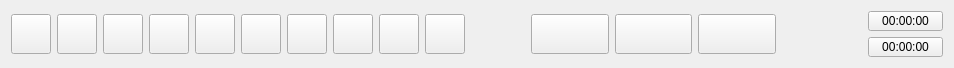
<?xml version="1.0" encoding="UTF-8"?>
<ui version="4.0">
 <class>MediaControlWidget</class>
 <widget class="QWidget" name="MediaControlWidget">
  <property name="geometry">
   <rect>
    <x>0</x>
    <y>0</y>
    <width>954</width>
    <height>66</height>
   </rect>
  </property>
  <property name="windowTitle">
   <string>Form</string>
  </property>
  <layout class="QHBoxLayout" name="horizontalLayout">
   <item>
    <widget class="QPushButton" name="playButton">
     <property name="enabled">
      <bool>true</bool>
     </property>
     <property name="sizePolicy">
      <sizepolicy hsizetype="Expanding" vsizetype="Fixed">
       <horstretch>1</horstretch>
       <verstretch>1</verstretch>
      </sizepolicy>
     </property>
     <property name="minimumSize">
      <size>
       <width>40</width>
       <height>40</height>
      </size>
     </property>
     <property name="maximumSize">
      <size>
       <width>40</width>
       <height>40</height>
      </size>
     </property>
     <property name="baseSize">
      <size>
       <width>40</width>
       <height>40</height>
      </size>
     </property>
     <property name="text">
      <string/>
     </property>
     <property name="icon">
      <iconset resource="../resources2.qrc">
       <normaloff>:/resources/icons/multimedia_play.svg</normaloff>:/resources/icons/multimedia_play.svg</iconset>
     </property>
     <property name="iconSize">
      <size>
       <width>24</width>
       <height>24</height>
      </size>
     </property>
    </widget>
   </item>
   <item>
    <widget class="QPushButton" name="stopButton">
     <property name="sizePolicy">
      <sizepolicy hsizetype="Expanding" vsizetype="Fixed">
       <horstretch>1</horstretch>
       <verstretch>1</verstretch>
      </sizepolicy>
     </property>
     <property name="minimumSize">
      <size>
       <width>40</width>
       <height>40</height>
      </size>
     </property>
     <property name="maximumSize">
      <size>
       <width>40</width>
       <height>40</height>
      </size>
     </property>
     <property name="baseSize">
      <size>
       <width>40</width>
       <height>40</height>
      </size>
     </property>
     <property name="text">
      <string/>
     </property>
     <property name="icon">
      <iconset resource="../resources2.qrc">
       <normaloff>:/resources/icons/multimedia_stop.svg</normaloff>:/resources/icons/multimedia_stop.svg</iconset>
     </property>
     <property name="iconSize">
      <size>
       <width>24</width>
       <height>24</height>
      </size>
     </property>
    </widget>
   </item>
   <item>
    <widget class="QPushButton" name="stepbackButton">
     <property name="sizePolicy">
      <sizepolicy hsizetype="Expanding" vsizetype="Fixed">
       <horstretch>1</horstretch>
       <verstretch>1</verstretch>
      </sizepolicy>
     </property>
     <property name="minimumSize">
      <size>
       <width>40</width>
       <height>40</height>
      </size>
     </property>
     <property name="maximumSize">
      <size>
       <width>40</width>
       <height>40</height>
      </size>
     </property>
     <property name="baseSize">
      <size>
       <width>40</width>
       <height>40</height>
      </size>
     </property>
     <property name="text">
      <string/>
     </property>
     <property name="icon">
      <iconset resource="../resources2.qrc">
       <normaloff>:/resources/icons/multimedia_left.svg</normaloff>:/resources/icons/multimedia_left.svg</iconset>
     </property>
     <property name="iconSize">
      <size>
       <width>24</width>
       <height>24</height>
      </size>
     </property>
    </widget>
   </item>
   <item>
    <widget class="QPushButton" name="stepfwdButton">
     <property name="sizePolicy">
      <sizepolicy hsizetype="Expanding" vsizetype="Fixed">
       <horstretch>1</horstretch>
       <verstretch>1</verstretch>
      </sizepolicy>
     </property>
     <property name="minimumSize">
      <size>
       <width>40</width>
       <height>40</height>
      </size>
     </property>
     <property name="maximumSize">
      <size>
       <width>40</width>
       <height>40</height>
      </size>
     </property>
     <property name="baseSize">
      <size>
       <width>40</width>
       <height>40</height>
      </size>
     </property>
     <property name="text">
      <string/>
     </property>
     <property name="icon">
      <iconset resource="../resources2.qrc">
       <normaloff>:/resources/icons/multimedia_right.svg</normaloff>:/resources/icons/multimedia_right.svg</iconset>
     </property>
     <property name="iconSize">
      <size>
       <width>24</width>
       <height>24</height>
      </size>
     </property>
    </widget>
   </item>
   <item>
    <widget class="QPushButton" name="rewindButton">
     <property name="sizePolicy">
      <sizepolicy hsizetype="Expanding" vsizetype="Fixed">
       <horstretch>1</horstretch>
       <verstretch>1</verstretch>
      </sizepolicy>
     </property>
     <property name="minimumSize">
      <size>
       <width>40</width>
       <height>40</height>
      </size>
     </property>
     <property name="maximumSize">
      <size>
       <width>40</width>
       <height>40</height>
      </size>
     </property>
     <property name="baseSize">
      <size>
       <width>40</width>
       <height>40</height>
      </size>
     </property>
     <property name="text">
      <string/>
     </property>
     <property name="icon">
      <iconset resource="../resources2.qrc">
       <normaloff>:/resources/icons/multimedia_rewind.svg</normaloff>:/resources/icons/multimedia_rewind.svg</iconset>
     </property>
     <property name="iconSize">
      <size>
       <width>24</width>
       <height>24</height>
      </size>
     </property>
    </widget>
   </item>
   <item>
    <widget class="QPushButton" name="fastfwdButton">
     <property name="sizePolicy">
      <sizepolicy hsizetype="Expanding" vsizetype="Fixed">
       <horstretch>1</horstretch>
       <verstretch>1</verstretch>
      </sizepolicy>
     </property>
     <property name="minimumSize">
      <size>
       <width>40</width>
       <height>40</height>
      </size>
     </property>
     <property name="maximumSize">
      <size>
       <width>40</width>
       <height>40</height>
      </size>
     </property>
     <property name="baseSize">
      <size>
       <width>40</width>
       <height>40</height>
      </size>
     </property>
     <property name="text">
      <string/>
     </property>
     <property name="icon">
      <iconset resource="../resources2.qrc">
       <normaloff>:/resources/icons/multimedia_fastfwd.svg</normaloff>:/resources/icons/multimedia_fastfwd.svg</iconset>
     </property>
     <property name="iconSize">
      <size>
       <width>24</width>
       <height>24</height>
      </size>
     </property>
    </widget>
   </item>
   <item>
    <widget class="QPushButton" name="goto_beginingButton">
     <property name="sizePolicy">
      <sizepolicy hsizetype="Expanding" vsizetype="Fixed">
       <horstretch>1</horstretch>
       <verstretch>1</verstretch>
      </sizepolicy>
     </property>
     <property name="minimumSize">
      <size>
       <width>40</width>
       <height>40</height>
      </size>
     </property>
     <property name="maximumSize">
      <size>
       <width>40</width>
       <height>40</height>
      </size>
     </property>
     <property name="baseSize">
      <size>
       <width>40</width>
       <height>40</height>
      </size>
     </property>
     <property name="text">
      <string/>
     </property>
     <property name="icon">
      <iconset resource="../resources2.qrc">
       <normaloff>:/resources/icons/multimedia_begining.svg</normaloff>:/resources/icons/multimedia_begining.svg</iconset>
     </property>
     <property name="iconSize">
      <size>
       <width>24</width>
       <height>24</height>
      </size>
     </property>
    </widget>
   </item>
   <item>
    <widget class="QPushButton" name="goto_endButton">
     <property name="sizePolicy">
      <sizepolicy hsizetype="Expanding" vsizetype="Fixed">
       <horstretch>1</horstretch>
       <verstretch>1</verstretch>
      </sizepolicy>
     </property>
     <property name="minimumSize">
      <size>
       <width>40</width>
       <height>40</height>
      </size>
     </property>
     <property name="maximumSize">
      <size>
       <width>40</width>
       <height>40</height>
      </size>
     </property>
     <property name="baseSize">
      <size>
       <width>40</width>
       <height>40</height>
      </size>
     </property>
     <property name="text">
      <string/>
     </property>
     <property name="icon">
      <iconset resource="../resources2.qrc">
       <normaloff>:/resources/icons/multimedia_end.svg</normaloff>:/resources/icons/multimedia_end.svg</iconset>
     </property>
     <property name="iconSize">
      <size>
       <width>24</width>
       <height>24</height>
      </size>
     </property>
    </widget>
   </item>
   <item>
    <widget class="QPushButton" name="startmarkerButton">
     <property name="sizePolicy">
      <sizepolicy hsizetype="Expanding" vsizetype="Fixed">
       <horstretch>1</horstretch>
       <verstretch>1</verstretch>
      </sizepolicy>
     </property>
     <property name="minimumSize">
      <size>
       <width>40</width>
       <height>40</height>
      </size>
     </property>
     <property name="maximumSize">
      <size>
       <width>40</width>
       <height>40</height>
      </size>
     </property>
     <property name="baseSize">
      <size>
       <width>40</width>
       <height>40</height>
      </size>
     </property>
     <property name="text">
      <string/>
     </property>
     <property name="icon">
      <iconset resource="../resources2.qrc">
       <normaloff>:/resources/icons/multimedia_leftmarker.svg</normaloff>:/resources/icons/multimedia_leftmarker.svg</iconset>
     </property>
     <property name="iconSize">
      <size>
       <width>24</width>
       <height>24</height>
      </size>
     </property>
    </widget>
   </item>
   <item>
    <widget class="QPushButton" name="endmarkerButton">
     <property name="enabled">
      <bool>true</bool>
     </property>
     <property name="sizePolicy">
      <sizepolicy hsizetype="Expanding" vsizetype="Fixed">
       <horstretch>1</horstretch>
       <verstretch>1</verstretch>
      </sizepolicy>
     </property>
     <property name="minimumSize">
      <size>
       <width>40</width>
       <height>40</height>
      </size>
     </property>
     <property name="maximumSize">
      <size>
       <width>40</width>
       <height>40</height>
      </size>
     </property>
     <property name="baseSize">
      <size>
       <width>40</width>
       <height>40</height>
      </size>
     </property>
     <property name="text">
      <string/>
     </property>
     <property name="icon">
      <iconset resource="../resources2.qrc">
       <normaloff>:/resources/icons/multimedia_rightmarker.svg</normaloff>:/resources/icons/multimedia_rightmarker.svg</iconset>
     </property>
     <property name="iconSize">
      <size>
       <width>24</width>
       <height>24</height>
      </size>
     </property>
    </widget>
   </item>
   <item>
    <spacer name="horizontalSpacer_1">
     <property name="orientation">
      <enum>Qt::Horizontal</enum>
     </property>
     <property name="sizeType">
      <enum>QSizePolicy::Fixed</enum>
     </property>
     <property name="sizeHint" stdset="0">
      <size>
       <width>60</width>
       <height>20</height>
      </size>
     </property>
    </spacer>
   </item>
   <item>
    <widget class="QPushButton" name="cropButton">
     <property name="sizePolicy">
      <sizepolicy hsizetype="Expanding" vsizetype="Fixed">
       <horstretch>0</horstretch>
       <verstretch>0</verstretch>
      </sizepolicy>
     </property>
     <property name="minimumSize">
      <size>
       <width>40</width>
       <height>40</height>
      </size>
     </property>
     <property name="maximumSize">
      <size>
       <width>16777215</width>
       <height>40</height>
      </size>
     </property>
     <property name="text">
      <string/>
     </property>
     <property name="icon">
      <iconset resource="../resources2.qrc">
       <normaloff>:/resources/icons/crop.svg</normaloff>:/resources/icons/crop.svg</iconset>
     </property>
     <property name="iconSize">
      <size>
       <width>18</width>
       <height>18</height>
      </size>
     </property>
    </widget>
   </item>
   <item>
    <widget class="QPushButton" name="videocropButton">
     <property name="sizePolicy">
      <sizepolicy hsizetype="Expanding" vsizetype="Fixed">
       <horstretch>0</horstretch>
       <verstretch>0</verstretch>
      </sizepolicy>
     </property>
     <property name="minimumSize">
      <size>
       <width>40</width>
       <height>40</height>
      </size>
     </property>
     <property name="maximumSize">
      <size>
       <width>16777215</width>
       <height>40</height>
      </size>
     </property>
     <property name="text">
      <string/>
     </property>
     <property name="icon">
      <iconset resource="../resources2.qrc">
       <normaloff>:/resources/icons/crop_video.svg</normaloff>:/resources/icons/crop_video.svg</iconset>
     </property>
     <property name="iconSize">
      <size>
       <width>18</width>
       <height>18</height>
      </size>
     </property>
    </widget>
   </item>
   <item>
    <widget class="QPushButton" name="cancelButton">
     <property name="sizePolicy">
      <sizepolicy hsizetype="Expanding" vsizetype="Fixed">
       <horstretch>0</horstretch>
       <verstretch>0</verstretch>
      </sizepolicy>
     </property>
     <property name="minimumSize">
      <size>
       <width>40</width>
       <height>40</height>
      </size>
     </property>
     <property name="maximumSize">
      <size>
       <width>16777215</width>
       <height>40</height>
      </size>
     </property>
     <property name="text">
      <string/>
     </property>
     <property name="icon">
      <iconset resource="../resources2.qrc">
       <normaloff>:/resources/icons/cancel.svg</normaloff>:/resources/icons/cancel.svg</iconset>
     </property>
     <property name="iconSize">
      <size>
       <width>18</width>
       <height>18</height>
      </size>
     </property>
    </widget>
   </item>
   <item>
    <spacer name="horizontalSpacer_2">
     <property name="orientation">
      <enum>Qt::Horizontal</enum>
     </property>
     <property name="sizeType">
      <enum>QSizePolicy::Fixed</enum>
     </property>
     <property name="sizeHint" stdset="0">
      <size>
       <width>60</width>
       <height>20</height>
      </size>
     </property>
    </spacer>
   </item>
   <item>
    <layout class="QGridLayout" name="gridLayout" columnstretch="0,0">
     <item row="0" column="0" alignment="Qt::AlignRight">
      <widget class="QLabel" name="label_A">
       <property name="sizePolicy">
        <sizepolicy hsizetype="Expanding" vsizetype="Fixed">
         <horstretch>0</horstretch>
         <verstretch>0</verstretch>
        </sizepolicy>
       </property>
       <property name="minimumSize">
        <size>
         <width>20</width>
         <height>20</height>
        </size>
       </property>
       <property name="maximumSize">
        <size>
         <width>20</width>
         <height>20</height>
        </size>
       </property>
       <property name="text">
        <string/>
       </property>
       <property name="pixmap">
        <pixmap resource="../resources2.qrc">:/resources/icons/marker_label_a.svg</pixmap>
       </property>
       <property name="scaledContents">
        <bool>true</bool>
       </property>
      </widget>
     </item>
     <item row="0" column="1" alignment="Qt::AlignRight">
      <widget class="QPushButton" name="selectStartMarkerButton">
       <property name="sizePolicy">
        <sizepolicy hsizetype="Expanding" vsizetype="Fixed">
         <horstretch>0</horstretch>
         <verstretch>0</verstretch>
        </sizepolicy>
       </property>
       <property name="minimumSize">
        <size>
         <width>75</width>
         <height>20</height>
        </size>
       </property>
       <property name="maximumSize">
        <size>
         <width>75</width>
         <height>20</height>
        </size>
       </property>
       <property name="text">
        <string>00:00:00</string>
       </property>
      </widget>
     </item>
     <item row="1" column="0" alignment="Qt::AlignRight">
      <widget class="QLabel" name="label_B">
       <property name="sizePolicy">
        <sizepolicy hsizetype="Expanding" vsizetype="Fixed">
         <horstretch>0</horstretch>
         <verstretch>0</verstretch>
        </sizepolicy>
       </property>
       <property name="minimumSize">
        <size>
         <width>20</width>
         <height>20</height>
        </size>
       </property>
       <property name="maximumSize">
        <size>
         <width>20</width>
         <height>20</height>
        </size>
       </property>
       <property name="text">
        <string/>
       </property>
       <property name="pixmap">
        <pixmap resource="../resources2.qrc">:/resources/icons/marker_label_b.svg</pixmap>
       </property>
       <property name="scaledContents">
        <bool>true</bool>
       </property>
      </widget>
     </item>
     <item row="1" column="1" alignment="Qt::AlignRight">
      <widget class="QPushButton" name="selectEndMarkerButton">
       <property name="sizePolicy">
        <sizepolicy hsizetype="Expanding" vsizetype="Fixed">
         <horstretch>0</horstretch>
         <verstretch>0</verstretch>
        </sizepolicy>
       </property>
       <property name="minimumSize">
        <size>
         <width>75</width>
         <height>20</height>
        </size>
       </property>
       <property name="maximumSize">
        <size>
         <width>75</width>
         <height>20</height>
        </size>
       </property>
       <property name="text">
        <string>00:00:00</string>
       </property>
      </widget>
     </item>
    </layout>
   </item>
  </layout>
 </widget>
 <resources>
  <include location="../resources2.qrc"/>
  <include location="../../../autocrop_cpp/resources/resources2.qrc"/>
 </resources>
 <connections/>
</ui>
